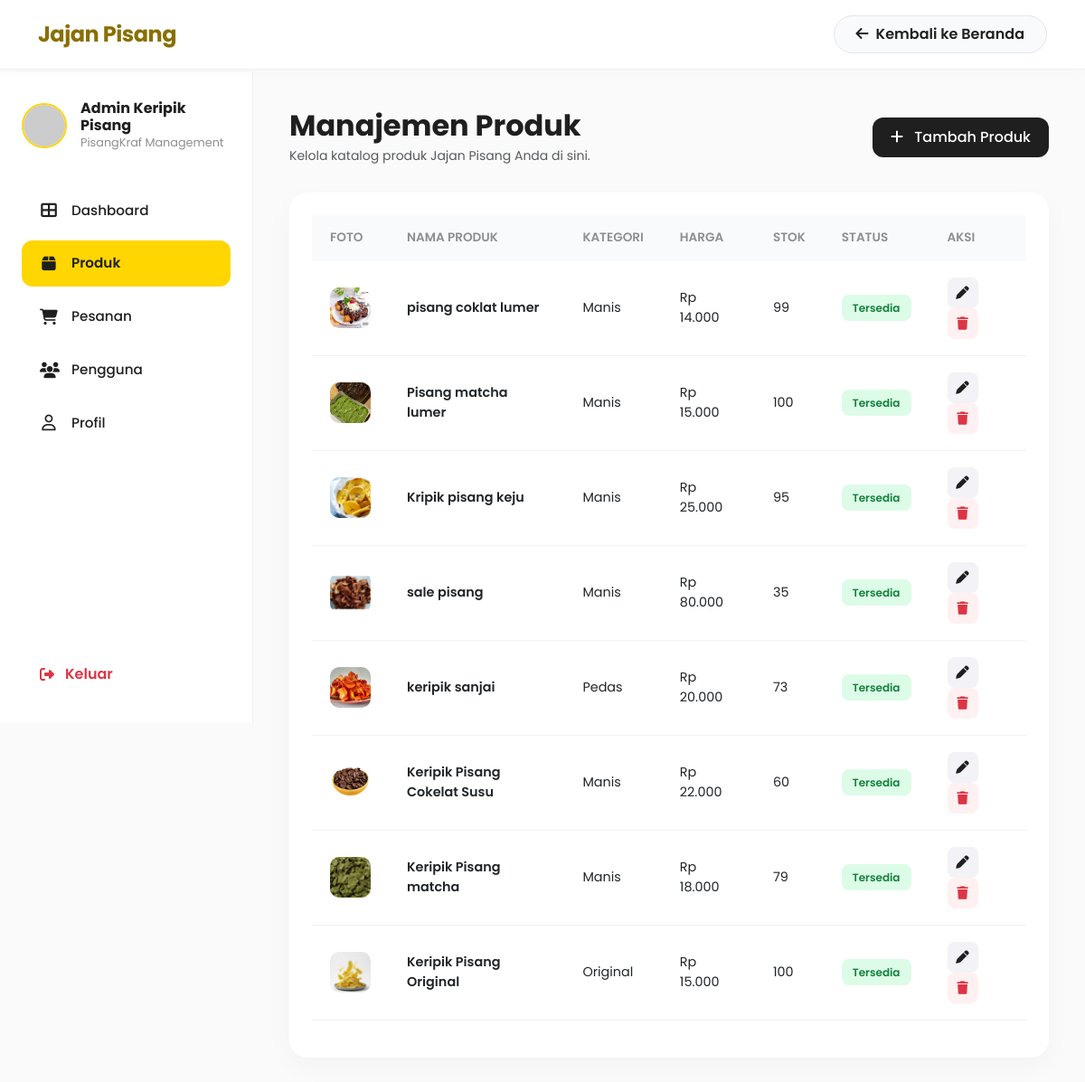
/admin/products.php (signed in), run on the app's committed database.
### tables this page shows
CREATE TABLE `users` (
  `id` int(11) NOT NULL,
  `name` varchar(100) NOT NULL,
  `email` varchar(150) NOT NULL,
  `password` varchar(255) NOT NULL,
  `phone` varchar(20) DEFAULT NULL,
  `address` text DEFAULT NULL,
  `role` enum('admin','user') NOT NULL DEFAULT 'user',
  `avatar` varchar(255) DEFAULT 'default.png',
  `is_active` tinyint(1) NOT NULL DEFAULT 1,
  `created_at` timestamp NOT NULL DEFAULT current_timestamp(),
  `updated_at` timestamp NOT NULL DEFAULT current_timestamp() ON UPDATE current_timestamp()
);

CREATE TABLE `products` (
  `id` int(11) NOT NULL,
  `name` varchar(150) NOT NULL,
  `slug` varchar(160) NOT NULL,
  `description` text DEFAULT NULL,
  `price` decimal(12,2) NOT NULL DEFAULT 0.00,
  `stock` int(11) NOT NULL DEFAULT 0,
  `weight` int(11) NOT NULL DEFAULT 0,
  `image` varchar(255) DEFAULT 'no-image.png',
  `category` varchar(80) DEFAULT NULL,
  `is_active` tinyint(1) NOT NULL DEFAULT 1,
  `created_by` int(11) NOT NULL,
  `created_at` timestamp NOT NULL DEFAULT current_timestamp(),
  `updated_at` timestamp NOT NULL DEFAULT current_timestamp() ON UPDATE current_timestamp()
);

### admin/products.php (the view, shortened to what this page needs)
<?php
require '../database/koneksi.php';
$query = "SELECT * FROM products ORDER BY id DESC";
$result = mysqli_query($koneksi, $query);
$products = [];
if (mysqli_num_rows($result) > 0) {
    while ($row = mysqli_fetch_assoc($result)) {
        $products[] = $row;
    }
}
?>
<!DOCTYPE html>
<html lang="id">
<head>
    <link href="https://cdn.jsdelivr.net/npm/bootstrap@5.3.0/dist/css/bootstrap.min.css" rel="stylesheet">
    <link rel="stylesheet" href="https://cdnjs.cloudflare.com/ajax/libs/font-awesome/6.4.0/css/all.min.css">
    <link rel="stylesheet" href="../assets/css/admin.css">
</head>
<body>
    <?php include '../navbar_login.php'; ?>
    <?php include '../components/admin-sidebar.php'; ?>
    <main class="main-content">
        <header class="page-header">
            <div>
                <h2 class="fw-bold mb-1">Manajemen Produk</h2>
                <p class="text-muted small mb-0">Kelola katalog produk Jajan Pisang Anda di sini.</p>
            </div>
            <button class="btn-add" data-bs-toggle="modal" data-bs-target="#modalTambah">
                <i class="fas fa-plus me-2"></i> Tambah Produk
            </button>
        </header>
        <div class="table-card">
            <div class="table-responsive">
                <table class="table custom-table">
                    <thead>
                        <tr>
                            <th>Foto</th>
                            <th>Nama Produk</th>
                            <th>Kategori</th>
                            <th>Harga</th>
                            <th>Stok</th>
                            <th>Status</th>
                            <th>Aksi</th>
                        </tr>
                    </thead>
                    <tbody>
                        <?php if (count($products) > 0): ?>
                            <?php foreach ($products as $row): ?>
                                <?php
                                    $status_badge = ($row['stock'] > 0)
                                        ? '<span class="status-badge status-available">Tersedia</span>'
                                        : '<span class="status-badge status-empty">Habis</span>';
                                    $image_path = '../assets/images/products/' . htmlspecialchars($row['image']);
                                ?>
                                <tr>
                                    <td><img src="<?= $image_path ?>" class="product-img-table" alt="Foto Produk" onerror="this.onerror=null; this.src='https://via.placeholder.com/45?text=No+Img'"></td>
                                    <td><span class="fw-semibold"><?= htmlspecialchars($row['name']) ?></span></td>
                                    <td><?= htmlspecialchars($row['category']) ?></td>
                                    <td>Rp <?= number_format($row['price'], 0, ',', '.') ?></td>
                                    <td><?= htmlspecialchars($row['stock']) ?></td>
                                    <td><?= $status_badge ?></td>
                                    <td>
                                        <button class="btn-action btn-edit" data-bs-toggle="modal" data-bs-target="#modalEdit<?= $row['id'] ?>"><i class="fas fa-pen"></i></button>
                                        <a href="proses_hapus.php?id=<?= $row['id'] ?>" class="btn-action btn-delete" onclick="return confirm('Yakin ingin menghapus produk ini?');"><i class="fas fa-trash"></i></a>
                                    </td>
                                </tr>
                            <?php endforeach; ?>
                        <?php else: ?>
                            <tr>
                                <td colspan="7" class="text-center py-4 text-muted">Belum ada produk yang ditambahkan.</td>
                            </tr>
                        <?php endif; ?>
                    </tbody>
                </table>
            </div>
        </div>
    </main>
</body>
</html>

### components/admin-sidebar.php
<?php
$current_page = basename($_SERVER['PHP_SELF']);
if (!isset($admin_name) || !isset($admin_avatar)) {
    $admin_id = $_SESSION['user_id'];
    $query_admin = mysqli_query($koneksi, "SELECT u.name, f.nama_foto
                                           FROM users u
                                           LEFT JOIN foto f ON u.id = f.user_id
                                           WHERE u.id = $admin_id
                                           ORDER BY f.created_at DESC LIMIT 1");
    $admin_data = mysqli_fetch_assoc($query_admin);
    $admin_name = $admin_data['name'] ?? 'Admin';
    $admin_avatar = !empty($admin_data['nama_foto']) ? '../assets/images/users/' . $admin_data['nama_foto'] : 'https://ui-avatars.com/api/?name=' . urlencode($admin_name) . '&background=FFD600&color=8A6F00';
}
?>
<aside class="sidebar">
    <div>
        <div class="admin-profile">
            <img src="<?= $admin_avatar ?>" alt="Admin Avatar" class="admin-avatar">
            <div class="admin-info">
                <h5><?= htmlspecialchars($admin_name) ?></h5>
                <span>PisangKraf Management</span>
            </div>
        </div>
        <ul class="sidebar-menu">
            <li class="menu-item">
                <a href="dashboard.php" class="menu-link <?= ($current_page == 'dashboard.php') ? 'active' : '' ?>">
                    <i class="fas fa-th-large"></i>Dashboard
                </a>
            </li>
            <li class="menu-item">
                <a href="products.php" class="menu-link <?= ($current_page == 'products.php') ? 'active' : '' ?>">
                    <i class="fas fa-box"></i> Produk
                </a>
            </li>
            <li class="menu-item">
                <a href="orders.php" class="menu-link <?= ($current_page == 'orders.php') ? 'active' : '' ?>">
                    <i class="fas fa-shopping-cart"></i> Pesanan
                </a>
            </li>
            <li class="menu-item">
                <a href="users.php" class="menu-link <?= ($current_page == 'users.php') ? 'active' : '' ?>">
                    <i class="fas fa-users"></i> Pengguna
                </a>
            </li>
            <li class="menu-item">
                <a href="profil_admin.php" class="menu-link <?= ($current_page == 'profil_admin.php') ? 'active' : '' ?>">
                    <i class="far fa-user"></i> Profil
                </a>
            </li>
        </ul>
    </div>
    <a href="../logout.php" class="logout-link">
        <i class="fas fa-sign-out-alt"></i> Keluar
    </a>
</aside>

### assets/css/admin.css (style rules this page uses)
:root { --primary: #FFD600; --secondary: #8A6F00; --bg-main: #FAFAFA; --bg-sidebar: #FFFFFF; --card-bg: #FFFFFF; --text-dark: #1F1F1F; --text-muted: #8E8E93; --radius-lg: 20px; --radius-md: 12px; --shadow-soft: 0 10px 30px rgba(0, 0, 0, 0.03); --transition: all 0.3s cubic-bezier(0.25, 0.8, 0.25, 1); --sidebar-width: 280px; }
body { font-family: 'Poppins', sans-serif; background-color: var(--bg-main); color: var(--text-dark); overflow-x: hidden; }
.sidebar { width: var(--sidebar-width); height: calc(100vh - 80px); position: fixed; top: 80px; left: 0; background-color: var(--bg-sidebar); border-right: 1px solid #EFEFEF; padding: 30px 24px; display: flex; flex-direction: column; z-index: 100; overflow-y: auto; }
.admin-profile { display: flex; align-items: center; gap: 15px; margin-bottom: 40px; }
.admin-avatar { width: 50px; height: 50px; border-radius: 50%; object-fit: cover; border: 2px solid var(--primary); }
.admin-info h5 { font-size: 1rem; font-weight: 700; margin: 0; color: var(--text-dark); }
.admin-info span { font-size: 0.8rem; color: var(--text-muted); display: block; }
.sidebar-menu { list-style: none; padding: 0; margin: 0; flex-grow: 1; }
.menu-item { margin-bottom: 8px; }
.menu-link { display: flex; align-items: center; gap: 15px; padding: 14px 20px; color: var(--text-dark); font-weight: 500; font-size: 0.95rem; border-radius: var(--radius-md); transition: var(--transition); text-decoration: none; }
.menu-link i { font-size: 1.1rem; width: 20px; text-align: center; color: var(--text-dark); }
.menu-link.active { background-color: var(--primary); font-weight: 600; }
.logout-link { color: #DC3545; font-weight: 600; display: flex; align-items: center; gap: 12px; padding: 12px 20px; text-decoration: none; transition: var(--transition); border-radius: var(--radius-md); margin-top: auto; }
.main-content { margin-left: var(--sidebar-width); padding: 40px; min-height: 100vh; }

### admin/products.php (style rules this page uses)
.btn-add { background-color: var(--text-dark); color: #fff; border-radius: var(--radius-md); padding: 10px 20px; font-weight: 500; border: none; transition: var(--transition); }
.page-header { display: flex; justify-content: space-between; align-items: center; margin-bottom: 30px; }
.table-card { background-color: var(--card-bg); border-radius: var(--radius-lg); padding: 25px; box-shadow: var(--shadow-soft); border: none; }
.custom-table thead th { background-color: #F9FAFB; color: var(--text-muted); font-weight: 600; font-size: 0.85rem; text-transform: uppercase; padding: 15px 20px; border-bottom: none; }
.custom-table tbody td { padding: 18px 20px; vertical-align: middle; border-bottom: 1px solid #F2F2F7; font-size: 0.9rem; }
.product-img-table { width: 45px; height: 45px; border-radius: 10px; object-fit: cover; }
.status-badge { padding: 6px 12px; border-radius: 8px; font-size: 0.75rem; font-weight: 600; }
.status-available { background-color: #DCFCE7; color: #15803D; }
.btn-action { width: 34px; height: 34px; border-radius: 8px; display: inline-flex; align-items: center; justify-content: center; border: none; transition: var(--transition); margin-right: 5px; text-decoration: none; }
.btn-edit { background-color: #F2F2F7; color: var(--text-dark); }
.btn-delete { background-color: #FFF1F1; color: #DC3545; }

### data on the page
users: name "Admin Keripik Pisang"
products: image (picture), name "pisang coklat lumer", category "Manis", price "14.000", stock "99", shows "Tersedia"
products: image (picture), name "Pisang matcha lumer", category "Manis", price "15.000", stock "100", shows "Tersedia"
products: image (picture), name "Kripik pisang keju", category "Manis", price "25.000", stock "95", shows "Tersedia"
products: image (picture), name "sale pisang", category "Manis", price "80.000", stock "35", shows "Tersedia"
products: image (picture), name "keripik sanjai", category "Pedas", price "20.000", stock "73", shows "Tersedia"
products: image (picture), name "Keripik Pisang Cokelat Susu", category "Manis", price "22.000", stock "60", shows "Tersedia"
products: image (picture), name "Keripik Pisang matcha", category "Manis", price "18.000", stock "79", shows "Tersedia"
products: image (picture), name "Keripik Pisang Original", category "Original", price "15.000", stock "100", shows "Tersedia"
